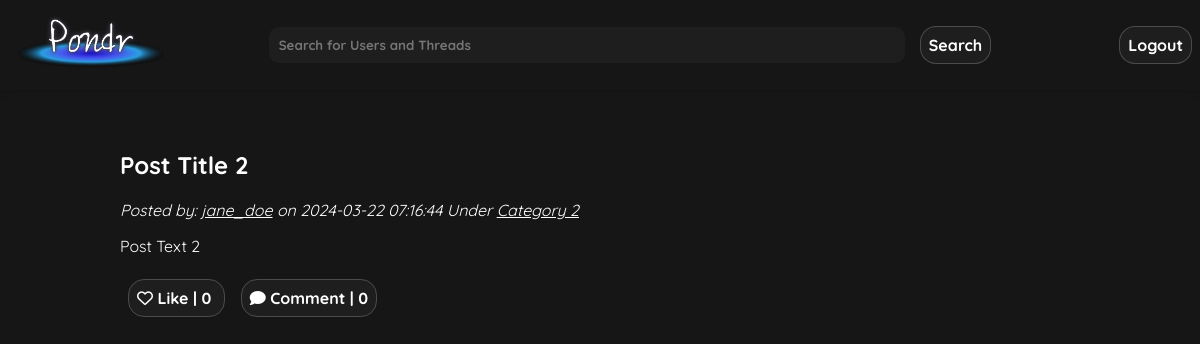
/pages/thread.php?postId=2 (signed in), run on the app's committed database.
### tables this page shows
CREATE TABLE posts (
    postId INT AUTO_INCREMENT,
    userId INT NOT NULL, 
    postDate DATETIME NOT NULL,  
    title VARCHAR(255) NOT NULL,
    text VARCHAR(3000) NOT NULL,  
    img VARCHAR(255),
    link VARCHAR(255),
    catId INT,
    likes INT NOT NULL DEFAULT 0,
    comment INT NOT NULL DEFAULT 0,
    PRIMARY KEY(postId,userId),
    FOREIGN KEY(userId) REFERENCES users(userId)
        ON DELETE CASCADE,
    FOREIGN KEY(catId) REFERENCES categories(catId)
        ON DELETE CASCADE
    
);

CREATE TABLE users (
    userId INT AUTO_INCREMENT,
    utype BIT(1) NOT NULL,  
    fName VARCHAR(255) NOT NULL,
    lName VARCHAR(255) NOT NULL,
    uName VARCHAR(255) NOT NULL UNIQUE,
    email VARCHAR(255) NOT NULL UNIQUE,
    pass VARCHAR(255) NOT NULL,
    bio VARCHAR(1000) NOT NULL,  
    pfp VARCHAR(255),
    recoveryKey VARCHAR(255) NOT NULL,
    PRIMARY KEY(userId)
);

CREATE TABLE categories (
    catId INT AUTO_INCREMENT,
    userId INT NOT NULL,
    name VARCHAR(255) NOT NULL,
    count INT NOT NULL DEFAULT 0,  
    PRIMARY KEY(catId),
    FOREIGN KEY(userId) REFERENCES users(userId)
        ON DELETE CASCADE
);

### public/pages/thread.php (the view, shortened to what this page needs)
<!DOCTYPE html>
<html lang="en">
    <head>
        <link rel="stylesheet" href="../css/styles.css">
        <link rel="stylesheet" href="../css/threads.css">
    </head>
    <body>
        <?php require_once '../scripts/header.php'; ?>
        <main class="column-container margin-down">
            <div class="thread-container">
                <?php
                if (isset ($_GET['postId'])) {
                    $postId = $_GET['postId'];
                }
                $sql = "SELECT p.postId, p.userId, p.postDate, p.title, p.text, p.img, u.uName AS userName, c.name, c.catId FROM posts p JOIN users u ON p.userId = u.userId JOIN categories c ON p.catId=c.catId WHERE p.postId = ?";
                $prstmt = $conn->prepare($sql);
                $prstmt->bind_param("i", $postId);
                $prstmt->execute();
                $prstmt->bind_result($postId, $userId, $postDate, $postTitle, $postText, $postImg, $userName, $category, $catId);
                if ($prstmt->fetch()) {
                    echo "<article>";
                    echo "<h1> $postTitle </h1>";
                    echo "<i>Posted by: <a href=\"./profile.php?uName=$userName\">$userName</a> on <time>$postDate</time> Under <a href=\"./discussion.php?catId=$catId\">$category</a></i>";
                    echo "<p> $postText </p>";
                    echo " </article>";
                } else {
                    echo "Post Does Not Exist";
                }
                ?>
                <div id="icon-buttons">
                    <a href="" class="link-button" id="like-button"><i class="fa-regular fa-heart"></i> Like | <span
                            id="like-count"> 0 </span></a>
                    <a href="" class="link-button" id="add-comment" ><i class="fa-solid fa-comment" ></i> Comment | <span
                            id="comment-count"> 0 </span> </a>
                </div>
            </div>
        </main>
    </body>
</html>

### public/css/styles.css (style rules this page uses)
:root { --background-color: #161616; --navbar-dark: linear-gradient(145deg, #0A0A0A, #161616); --button-border: rgba(255, 255, 255, 0.2); --text-color: #ffffff; --button-hover-bg: #2A2A2A; --input-background: #1E1E1E; --input-hover: rgba(255, 255, 255, 0.1); --highlight-color: #3A7FFB; --box-shadow: 0 4px 6px rgba(0, 0, 0, 0.1); --pondr-font: 'Quicksand', sans-serif; }
a { color: white; }
body { margin: 0; padding: 0; font-family: var(--pondr-font); background-color: var(--background-color); color:var(--text-color); transition: all 0.2s ease; }
input[type="text"], input[type="password"], input[type="email"], button, .link-button, .form-button, .form-container textarea, .form-container select { font-family: var(--pondr-font); background-color: var(--input-background); color: var(--text-color); border: 0.1em solid var(--button-border); border-radius: 1em; transition: all 0.3s ease-in; padding: 0.5em; text-decoration: none; margin: 0em 0.5em; font-weight:bold; outline: none; }
.margin-down { margin-top: 2vw; align-items:flex-start; margin-bottom: 5em; }
.column-container { display: flex; flex-direction: column; align-items: center; height: 94vh; }

### public/css/threads.css (style rules this page uses)
.thread-container { width: 80%; padding: 1em 2em; }
#icon-buttons { margin-top: 2em; }

### data on the page
posts: title "Post Title 2", userId.uName "jane_doe", postDate "2024-03-22 07:16:44", catId.name "Category 2", text "Post Text 2"
